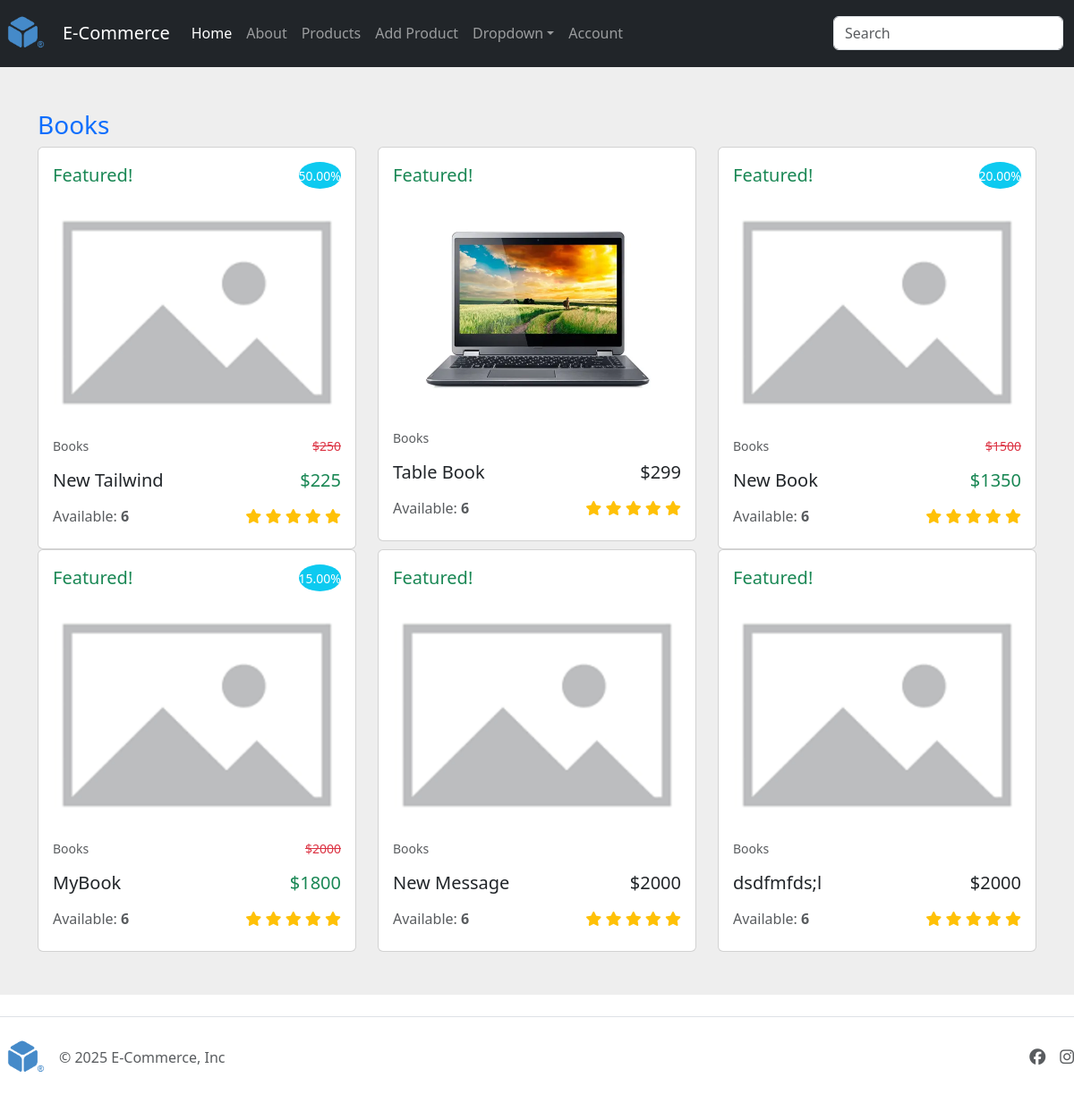
The app's page /cats/2/ (signed in) with its own data.
### store/models.py (models this page shows, shortened)
class Category(models.Model): # my_category
    name = models.CharField(max_length=200, unique=True)
    description = models.TextField(null=True, blank=True)
    icon = models.CharField(max_length=100, null=True, blank=True)
    created_at = models.DateField(auto_now_add=True)
    class Meta:
        verbose_name_plural = "Categories"

class Product(models.Model):
    category = models.ForeignKey(Category, on_delete=models.CASCADE, related_name="products")
    name = models.CharField(max_length=200)
    description = models.TextField(null=True, blank=True)
    pub_date = models.DateField(null=True, blank=True)
    price = models.PositiveIntegerField() # 1000
    discount = models.DecimalField(max_digits=5, decimal_places=2, help_text="Discount Percentage i.e.", default=0) # 10%
    featured = models.BooleanField(default=0)
    image = models.ImageField(default="default.png",upload_to="images/product_images", null=True, blank=True)
    created_at = models.DateField(auto_now_add=True, null=True)
    branch = models.ManyToManyField(Branch)
    class Meta:
        verbose_name = 'Our Products'
        verbose_name_plural = 'Our Products'
    def final_price(self):
        if self.discount:
            discount_amount = (10 / 100) * (self.price) # 100
            return self.price - discount_amount #1000 - 100
        return self.price

### store/views.py (the view)
# urls.py: path("cats/<int:cat_id>/", views.cat, name="cat"),
def cat(request, cat_id):
    cat = Category.objects.get(id=cat_id)
    context ={
        'cat' :cat,
        'page_title' : 'Home'
    }
    return render(request, 'store/cat.html', context)

### templates/store/cat.html (shortened to what this page needs)
{% extends 'layout/base.html' %}
{% block content %}
<section style="background-color: #eee;">
    <div class="container py-5">
        <h3 class="text-primary">{{ cat.name }}</h3>
        <div class="row">
            {% for item in cat.products.all %}
            <div class="col-md-6 col-lg-4 mb-4 mb-lg-0">
                <div class="card">
                    <div class="d-flex justify-content-between p-3">
                        {% if item.featured %}
                        <span class="lead mb-0 text-success">
                            <strong>
                                Featured!
                            </strong>
                        </span>
                        {% else %}
                        <span class="lead mb-0 text-success" style="visibility: hidden;">
                            <strong>Featured!</strong>
                        </span>
                        {% endif %}
                        {% if item.discount %}
                        <div class="bg-info rounded-circle d-flex align-items-center justify-content-center shadow-1-strong"
                            style="width: 45; height: 45;">
                            <p class="text-white mb-0 small">{{item.discount}}%</p>
                        </div>
                        {% endif %}
                    </div>
                    <a href="{% url 'product' item.id %}">
                        <img src="/media/{{item.image}}" class="card-img-top" alt="{{item.name}}" />
                    </a>
                    <div class="card-body">
                        <div class="d-flex justify-content-between">
                            <p class="small"><a href="#!" class="text-muted">{{item.category.name}}</a></p>
                            {% if item.discount %}
                            <p class="small text-danger"><s>${{item.price}}</s></p>
                            {% endif %}
                        </div>
                        <div class="d-flex justify-content-between mb-3">
                            <h5 class="mb-0">{{item.name}}</h5>
                            <h5 class="mb-0 {% if item.discount %} text-success {% endif %}">
                                ${{item.final_price|floatformat:0}}
                            </h5>
                        </div>
                        <div class="d-flex justify-content-between mb-2">
                            <p class="text-muted mb-0">Available: <span class="fw-bold">6</span></p>
                            <div class="ms-auto text-warning">
                                <i class="fa fa-star"></i>
                                <i class="fa fa-star"></i>
                                <i class="fa fa-star"></i>
                                <i class="fa fa-star"></i>
                                <i class="fa fa-star"></i>
                            </div>
                        </div>
                    </div>
                </div>
            </div>
            {% endfor %}
        </div>
    </div>
</section {% endblock %}

### static/css/style.css (style rules this page uses)
a { text-decoration: none; }

### records on screen
Category: name "Books"
Product: featured "Featured!", discount "50.00", image (placeholder picture), category.name "Books", price "250", name "New Tailwind", final_price "225"
Product: featured "Featured!", image (picture), category.name "Books", name "Table Book", final_price "299"
Product: featured "Featured!", discount "20.00", image (placeholder picture), category.name "Books", price "1500", name "New Book", final_price "1350"
Product: featured "Featured!", discount "15.00", image (placeholder picture), category.name "Books", price "2000", name "MyBook", final_price "1800"
Product: featured "Featured!", image (placeholder picture), category.name "Books", name "New Message", final_price "2000"
Product: featured "Featured!", image (placeholder picture), category.name "Books", name "dsdfmfds;l", final_price "2000"
